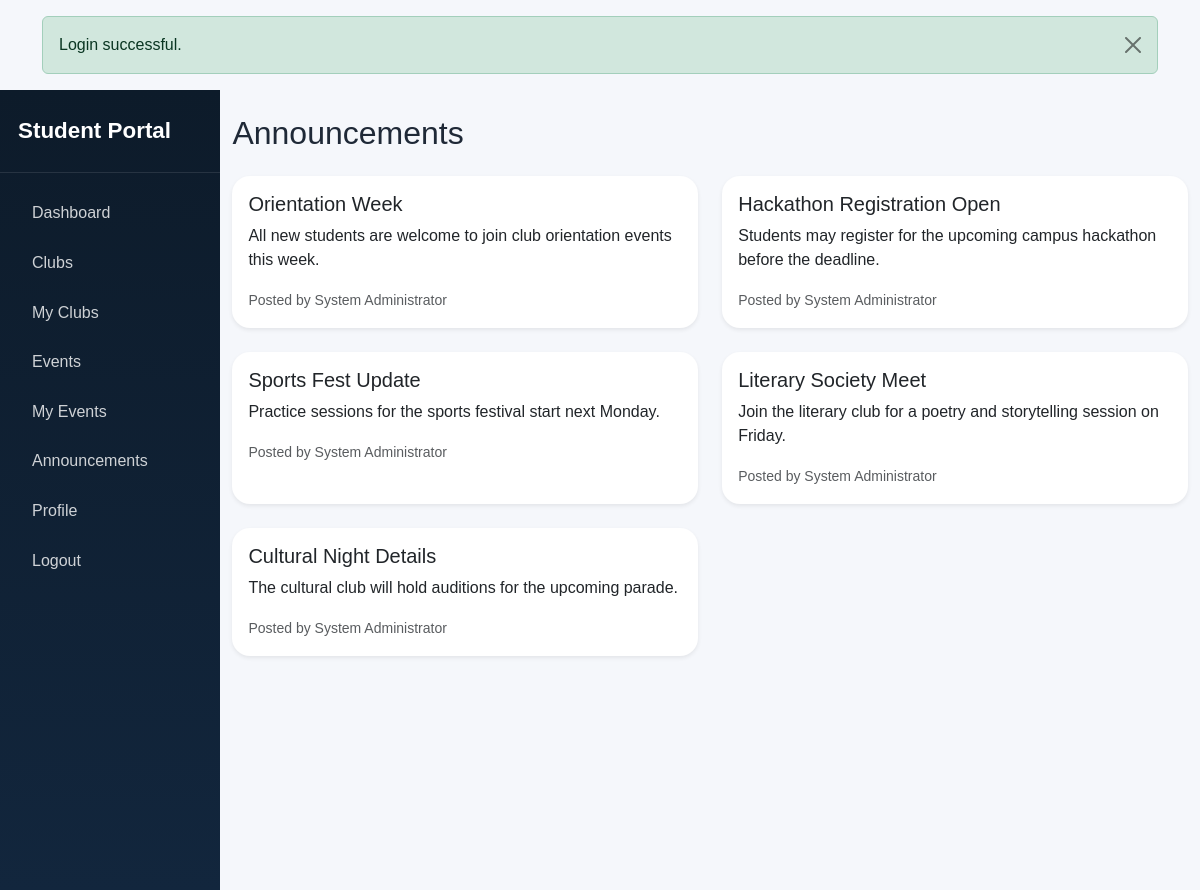
The app's page /student/announcements.php (signed in) with its own data.
### tables this page shows
CREATE TABLE `announcements` (
  `id` INT AUTO_INCREMENT PRIMARY KEY,
  `title` VARCHAR(180) NOT NULL,
  `message` TEXT NOT NULL,
  `posted_by` VARCHAR(120) NOT NULL,
  `status` ENUM('published','draft') NOT NULL DEFAULT 'published',
  `created_at` TIMESTAMP DEFAULT CURRENT_TIMESTAMP,
  INDEX `idx_announcement_status` (`status`)
);

### config/db.php (called while the page is built)
<?php
$host = '127.0.0.1';
$dbname = 'campus_club';
$dbuser = 'root';
$dbpass = '';
$pdo = null;
try {
    $pdo = new PDO('mysql:host=' . $host . ';dbname=' . $dbname . ';charset=utf8mb4', $dbuser, $dbpass, [
        PDO::ATTR_ERRMODE => PDO::ERRMODE_EXCEPTION,
        PDO::ATTR_DEFAULT_FETCH_MODE => PDO::FETCH_ASSOC,
        PDO::ATTR_EMULATE_PREPARES => false,
    ]);
} catch (PDOException $e) {
    http_response_code(500);
    echo '<h1>Database connection failed.</h1><p>Please import the SQL schema and ensure MySQL is running.</p>';
    exit;
}
function getPDO(): PDO {
    global $pdo;
    return $pdo;
}
?>

### config/auth.php (called while the page is built, shortened)
<?php
require_once __DIR__ . '/db.php';
function e($value): string
{
    return htmlspecialchars((string)$value, ENT_QUOTES, 'UTF-8');
}

### student/announcements.php (the view, shortened to what this page needs)
<?php
require_once __DIR__ . '/../config/auth.php';
include __DIR__ . '/../includes/header.php';
$announcements = getPDO()->query('SELECT * FROM announcements WHERE status = "published" ORDER BY created_at DESC')->fetchAll();
?>
<div class="d-flex">
    <?php include __DIR__ . '/../includes/student_sidebar.php'; ?>
    <main class="main-content">
        <div class="container-fluid py-4">
            <h2 class="mb-4">Announcements</h2>
            <div class="row g-4">
                <?php foreach ($announcements as $item): ?>
                    <div class="col-md-6">
                        <div class="card shadow-sm border-0 h-100">
                            <div class="card-body">
                                <h5><?= e($item['title']) ?></h5>
                                <p><?= e($item['message']) ?></p>
                                <small class="text-muted">Posted by <?= e($item['posted_by']) ?></small>
                            </div>
                        </div>
                    </div>
                <?php endforeach; ?>
            </div>
        </div>
    </main>
</div>
<?php include __DIR__ . '/../includes/footer.php'; ?>

### assets/css/style.css (style rules this page uses)
.card { border-radius: 18px; }
.main-content { width: 100%; min-height: 100vh; background: #f5f7fb; }

### records on screen
announcements: title "Orientation Week", message "All new students are welcome to join club orientation events this week.", posted_by "System Administrator"
announcements: title "Hackathon Registration Open", message "Students may register for the upcoming campus hackathon before the deadline.", posted_by "System Administrator"
announcements: title "Sports Fest Update", message "Practice sessions for the sports festival start next Monday.", posted_by "System Administrator"
announcements: title "Literary Society Meet", message "Join the literary club for a poetry and storytelling session on Friday.", posted_by "System Administrator"
announcements: title "Cultural Night Details", message "The cultural club will hold auditions for the upcoming parade.", posted_by "System Administrator"

### other values on screen
$message "Login successful."
